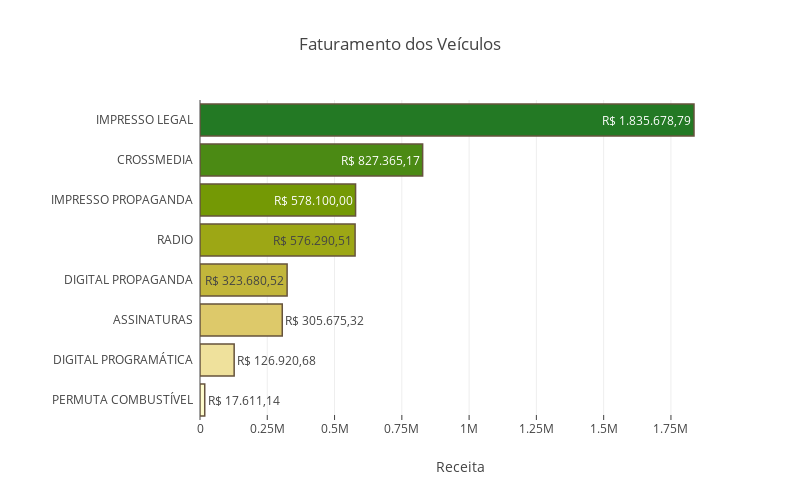

The notebook cell saved with this chart:
### Code cell
import plotly.graph_objects as go
import plotly.express as px

# Carrega os dados do CSV
df = pd.read_csv("vendas.csv", skiprows=1)

# Seleciona apenas as primeiras 8 linhas
df = df[:8]
# Classifica os dados
df = df.sort_values(by='VALOR', ascending=True)

# Formata os valores como R$
# df['VALOR_FORMATADO'] = df['VALOR'].apply(lambda x: f'R$ {x:,.2f}')
df['VALOR_FORMATADO'] = df['VALOR'].apply(lambda x: f'R$ {x:,.2f}'.replace(',', 'X').replace('.', ',').replace('X', '.'))
df['VEICULO'] = df['VEICULO'] + "  "
# Cria o gráfico de barras horizontal
fig = go.Figure(data=[go.Bar(x=df['VALOR'], y=df['VEICULO'], orientation='h',text=df['VALOR_FORMATADO'])])

# Atualiza as configurações do gráfico
fig.update_layout(
    title='Faturamento das Mídias',  # Adicione um título se necessário
    xaxis_title='Receita',
    yaxis_title='',
    margin=dict(l=200),  # Ajusta a margem esquerda para dar espaço aos rótulos
    width=800,  # Defina a largura desejada do gráfico (em pixels)
    height=500  # Defina a altura desejada do gráfico (em pixels)
)

# Atualiza o eixo X para adicionar mais linhas
fig.update_xaxes(ticks="inside", tickmode='linear', tick0=0, dtick=250000)  # Altere dtick conforme necessário

# Atualiza as cores
fig.update_traces(marker_color=px.colors.sequential.speed, 
                  marker_line_color='#66533D', 
                  marker_line_width=1.5)

# Exibe o gráfico
fig.show()

### Figure 1 — Plotly figure (JSON) as saved in the notebook; plotly's stock layout.template omitted (floating-point values rounded to 4 significant figures)
{"data": [{"marker": {"color": ["rgb(254, 252, 205)", "rgb(239, 225, 156)", "rgb(221, 201, 106)", "rgb(194, 182, 59)", "rgb(157, 167, 21)", "rgb(116, 153, 5)", "rgb(75, 138, 20)", "rgb(35, 121, 36)", "rgb(11, 100, 44)", "rgb(18, 78, 43)", "rgb(25, 56, 34)", "rgb(23, 35, 18)"], "line": {"color": "#66533D", "width": 1.5}}, "orientation": "h", "text": ["R$ 17.611,14", "R$ 126.920,68", "R$ 305.675,32", "R$ 323.680,52", "R$ 576.290,51", "R$ 578.100,00", "R$ 827.365,17", "R$ 1.835.678,79"], "type": "bar", "x": [17610.0, 126900.0, 305700.0, 323700.0, 576300.0, 578100, 827400.0, 1836000.0], "y": ["PERMUTA COMBUSTÍVEL  ", "DIGITAL PROGRAMÁTICA  ", "ASSINATURAS  ", "DIGITAL PROPAGANDA  ", "RADIO  ", "IMPRESSO PROPAGANDA  ", "CROSSMEDIA  ", "IMPRESSO LEGAL  "]}], "layout": {"height": 500, "margin": {"l": 200}, "title": {"text": "Faturamento dos Veículos"}, "width": 800, "xaxis": {"dtick": 250000, "tick0": 0, "tickmode": "linear", "ticks": "inside", "title": {"text": "Receita"}}, "yaxis": {"title": {"text": ""}}}}
